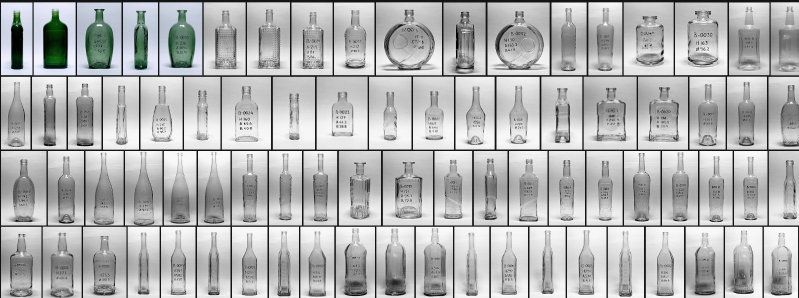
#> input picture docs/site-docs-sources/Screenshot_2025-11-10_000430.png, 1597 x 595 px, found by its file name (shown at 1/2 size)
$ python prep-bottles-sheet.py
#> lines starting #> are read from the running program, lines starting #| are printed output that depends on the picture
# -*- coding: utf-8 -*-
"""Контактний аркуш пляшок -> ассет під розмитий фон.

Джерело — `Downloads/site docs/Screenshot_2025-11-10_000430.png`: знімок усієї
бібліотеки тари, ~72 формати в комірках, на кожному наша рукописна маркування
з кодом і розмірами. Це наші власні фото порожнього скла на світлому тлі —
на відміну від креслень, їх використовувати можна (рішення власника 27-07).

Що робимо і навіщо:
  · у чорно-біле. На аркуші п'ять пляшок зеленого скла, і в кольорі вони
    вистрибують плямою — під фоном це читається як брак, а не як фактура;
  · трохи піднімаємо контраст, бо після розмиття світле скло на світлому тлі
    зникає зовсім;
  · у JPEG. Вихідний PNG — 931 КБ, а це фон, який поїде на кожного відвідувача.

Запуск: py .claude/prep-bottles-sheet.py
"""
import io, os, sys
from PIL import Image, ImageOps, ImageEnhance

sys.stdout = io.TextIOWrapper(sys.stdout.buffer, encoding="utf-8", errors="replace")

SRC = r"C:\Users\oleks\Downloads\site docs\Screenshot_2025-11-10_000430.png"
ROOT = os.path.dirname(os.path.dirname(os.path.abspath(__file__)))
OUT = os.path.join(ROOT, "images", "products", "osnastka")


def main():
    if not os.path.exists(SRC):
        sys.exit("Немає вихідного аркуша: " + SRC)
    im = Image.open(SRC).convert("L")
    im = ImageOps.autocontrast(im, cutoff=1)
    im = ImageEnhance.Contrast(im).enhance(1.18)
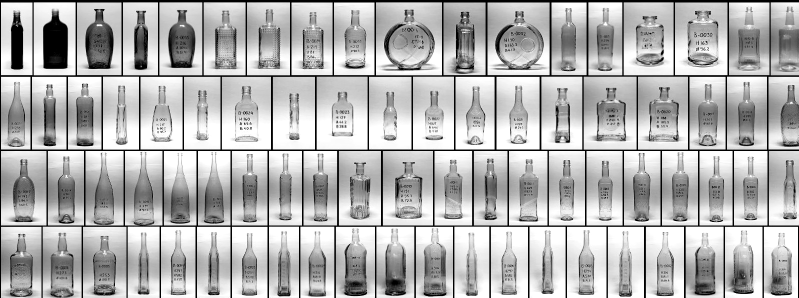
#> im: PIL image 1597x595 L (shown at 1/2 size); min 0, max 255, mean 180.3
    os.makedirs(OUT, exist_ok=True)

    for name, width, q in (("bottles-sheet.jpg", im.width, 82),
                           ("bottles-sheet-sm.jpg", 900, 78)):
        v = im if width == im.width else im.resize(
            (width, round(im.height * width / im.width)), Image.LANCZOS)
        p = os.path.join(OUT, name)
        v.save(p, "JPEG", quality=q, optimize=True, progressive=True)
        print("%-22s %dx%d  %d КБ" % (name, v.width, v.height, os.path.getsize(p) // 1024))
#> this loop made 2 passes
#> pass 2, in main, `v = im if width == im.width else im.resize( (width, round(im.height * ..`:
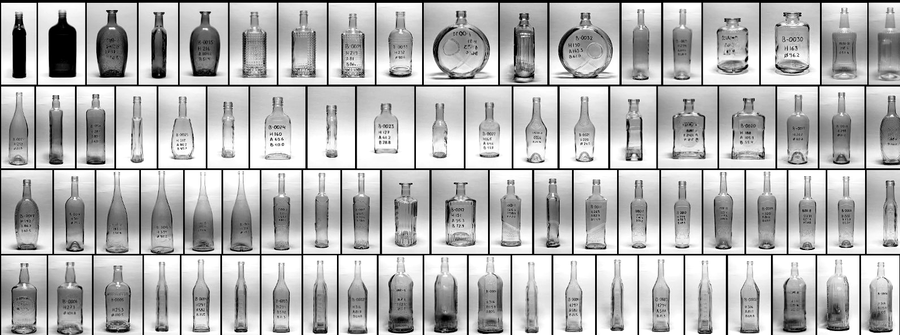
#> v: PIL image 900x335 L; min 0, max 255, mean 180.5

    print("джерело: %dx%d  %d КБ" % (im.width, im.height, os.path.getsize(SRC) // 1024))


if __name__ == "__main__":
    main()
